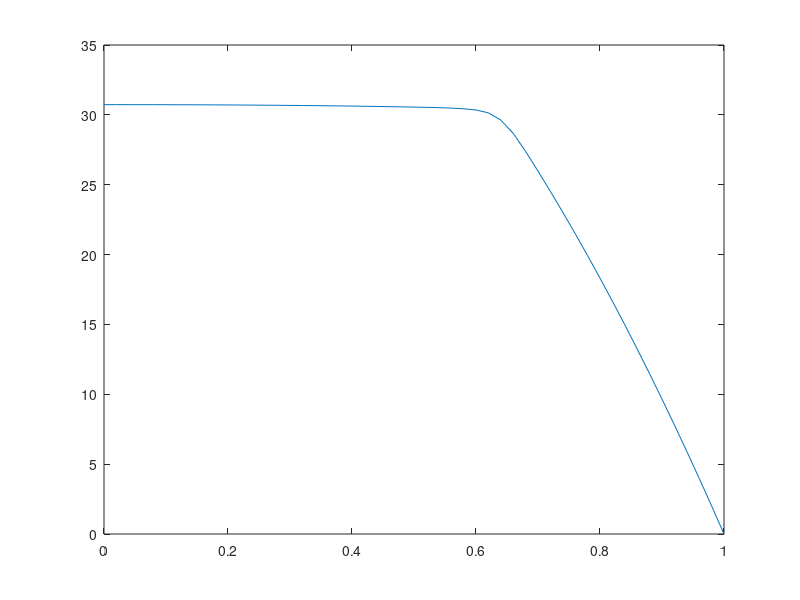

Here is the MATLAB script that generated this plot:
clf;
clear;
% Model parameters
% From paper
n = 20;  % Power law index
H_min = 0.0;  % Minimum hematocrit
H_t = 0.25;  % Tube hematorcrit
% Arbitrary
R1 = 25.0;  % Vessel radius
R2 = 0.7 * R1;  % RBC core radius
lambda = R2 / R1;  % Core thickness
h = 0.2 * R1;  % Minimum gap width
delta = h / R1;  % Dimensionless peripheral layer thickness
d = 0.0 * R1;  % Distance between two centers
epsilon = d / R1;  % Eccentricity

% Only axisymmetric
H_max = H_min + (H_t - H_min) * (n + 1) * (n + 2) / (n - 1) / (n - 2) /...
    lambda ^ 2;

if epsilon > 1 - lambda, error('Eccentricity too high'); end

nn = 101;  % Number of nodes in each direction
grid_vector = linspace(-1, 1, nn);  % -1 and 1 are normalized values
[x, z] = meshgrid(grid_vector);
r = sqrt(x.^2 + z.^2);  % Radial coordinates
H = ones(nn, nn) .* H_min;  % Hematrocrit distribution

for ii = 1 : nn
  for jj = 1 : nn
    if r(ii, jj) ~= 0
      rho = sqrt(epsilon^2 + r(ii, jj)^2 + 2 * r(ii, jj) * epsilon *...
          z(ii, jj) / r(ii, jj));
    else
      rho = sqrt(epsilon^2 + r(ii, jj)^2);
    end
    %% Non-Axisymmetric hematocrit distribution
    if rho < lambda
      rl = rho / lambda;  % For convenience
      H(ii, jj) = H_max - (H_max - H_min) * (0.5 * n * (n - 1) * rl^(n - 2) -...
          n * (n - 2) * rl^(n - 1) + 0.5 * (n - 1) * (n - 2) * rl^n);
    end
    %% Axisymmetric hematocrit distribution
    % if r(ii, jj) < 1 - delta
    %   H(ii, jj) = H_max - (H_max - H_min) * (0.5 * n * (n - 1) * (r(ii, jj) /...
    %   lambda)^(n - 2) - n * (n - 2) * (r(ii, jj) / lambda)^(n - 1) + 0.5 *...
    %   (n - 1) * (n - 2) * (r(ii, jj) / lambda) ^ n);
    % end
  end
end

% Parameters for RK4
fmin = 0;
fmax = 5000;
tau_wm = 1.4;  % dyne / cm^2, Characteristic wall shear stress
mu_p = 1.3;
% P_g = 2 * tau_wm * 1e-5 * 1e8 / R1;
P_g = 4;
I_e = 1.0;  % *
gamma_s = 1.0;  % *
% Model
k_0 = 0.275363 + 2 ./ (0.100158 + H);
k_inf = exp(1.3435 + H .* (-2.803 + H .* (2.711 - 0.6479 .* H)));
gamma_c = exp(-6.1508 + H .* (27.923 + H .* (-25.6 + 3.697 .* H)));

% k = (k_0 + k_inf .* sqrt(I_e ./ gamma_c)) ./ (1 + sqrt(I_e ./ gamma_c));  % *
% mu = mu_p ./ (1 - 0.5 .* k .* H) .^ 2;  % *
% tau_w = 8 .* mu .* gamma_s;  % *
mu_inf = mu_p ./ (1 - 0.5 .* k_inf .* H) .^ 2;
mu_inf_m = max(max(mu_inf));
Lambda = gamma_c .* ((1 - 0.5 .* k_0 .* H) ./ (1 - 0.5 .* k_inf .* H)) .^ 2;
tau_0 = mu_p .* gamma_c .* (0.5 .* H .* (k_0 - k_inf)) .^ 2 ./ (1 - 0.5 .*...
    k_inf .* H) .^ 4;
% alpha = (sqrt(tau_0) + sqrt(mu_inf .* Lambda)) ./ sqrt(lambda .* tau_w);
q = (sqrt(tau_0) - sqrt(mu_inf .* Lambda)) ./ (sqrt(tau_0) + sqrt(mu_inf .*...
    Lambda));
% C_r = sqrt(r - 2 .* alpha .* q .* sqrt(r) + alpha .^ 2);
% Arbitrary
h = 0.02;
R = 0 : h : 1;
incr = 1;
v = zeros(1, numel(R));
% for ii = numel(R) - 1 : -1 : 1
%   x_i = 51;
%   z_i = x_i + ii;
%   % Reverse sign when going from R1 to 0
%   mu_inf_i = mu_inf(z_i, x_i);
%   r_i = r(z_i, x_i);
%   alpha_i = alpha(z_i, x_i);
%   q_i = q(z_i, x_i);
%   C_r_i = C_r(z_i, x_i);
%   dvdr = @(r_i, x) P_g * R1 / 4 / mu_inf_i * (r_i - alpha_i * (1 + q_i) *...
%       sqrt(r_i) + alpha_i^2 + (sqrt(r_i) - alpha_i) * C_r_i);
%   k1 = h * dvdr(R(ii + incr), v(ii + incr));
%   k2 = h * dvdr(R(ii + incr) + h / 2, v(ii + incr) + k1 / 2);
%   k3 = h * dvdr(R(ii + incr) + h / 2, v(ii + incr) + k2 / 2);
%   k4 = h * dvdr(R(ii + incr) + h, v(ii + incr) + k3);
%   v(ii) = v(ii + incr) + (k1 + 2 * k2 + 2 * k3 + k4) / 6;
% end
for ii = numel(R) - 1 : -1 : 1
  x_i = 51;
  z_i = x_i + ii;
  % Model Parameters
  k_0_i = k_0(z_i, x_i);
  k_inf_i = k_inf(z_i, x_i);
  gamma_c_i = gamma_c(z_i, x_i);
  H_i = H(z_i, x_i);
  tau_0_i = tau_0(z_i, x_i);
  mu_inf_i = mu_inf(z_i, x_i);
  Lambda_i = Lambda(z_i, x_i);
  q_i = q(z_i, x_i);
  r_i = r(z_i, x_i);
  k = @(I_e) (k_0_i + k_inf_i * sqrt(I_e / gamma_c_i)) / (1 + sqrt(I_e /...
      gamma_c_i));  % *
  mu = @(I_e) mu_p / (1 - 0.5 * k(I_e) * H_i) ^ 2 / mu_inf_m;  % *
  tau_w = @(I_e) 8 * mu(I_e) * gamma_s;  % *
  alpha_i = @(I_e) (sqrt(tau_0_i) + sqrt(mu_inf_i * Lambda_i)) /...
      sqrt(lambda * tau_w(I_e));
  C_r_i = @(I_e) sqrt(r_i - 2 * alpha_i(I_e) * q_i * sqrt(r_i) +...
      alpha_i(I_e) ^ 2);
  % Reverse sign when going from R1 to 0
  r_i = r(z_i, x_i);
  dvdr = @(r_i, x) P_g * R1 / 4 / mu_inf_i * (r_i - alpha_i * (1 + q_i) *...
      sqrt(r_i) + alpha_i^2 + (sqrt(r_i) - alpha_i) * C_r_i);
  r1 = R(ii + incr);
  r2 = R(ii + incr) + h / 2;
  r3 = R(ii + incr) + h / 2;
  r4 = R(ii + incr) + h;
  dvdr1 = @(I_e) P_g * R1 / 4 / mu_inf_i * (r1 - alpha_i(I_e) * (1 + q_i) *...
      sqrt(r1) + alpha_i(I_e)^2 + (sqrt(r1) - alpha_i(I_e)) * C_r_i(I_e)) - I_e;
  dvdr2 = @(I_e) P_g * R1 / 4 / mu_inf_i * (r2 - alpha_i(I_e) * (1 + q_i) *...
      sqrt(r2) + alpha_i(I_e)^2 + (sqrt(r2) - alpha_i(I_e)) * C_r_i(I_e)) - I_e;
  dvdr3 = @(I_e) P_g * R1 / 4 / mu_inf_i * (r3 - alpha_i(I_e) * (1 + q_i) *...
      sqrt(r3) + alpha_i(I_e)^2 + (sqrt(r3) - alpha_i(I_e)) * C_r_i(I_e)) - I_e;
  dvdr4 = @(I_e) P_g * R1 / 4 / mu_inf_i * (r4 - alpha_i(I_e) * (1 + q_i) *...
      sqrt(r4) + alpha_i(I_e)^2 + (sqrt(r4) - alpha_i(I_e)) * C_r_i(I_e)) - I_e;
  k1 = h * fzero(dvdr1, [fmin fmax]);
  k2 = h * fzero(dvdr2, [fmin fmax]);
  k3 = h * fzero(dvdr3, [fmin fmax]);
  k4 = h * fzero(dvdr4, [fmin fmax]);
  % k1 = h * dvdr(R(ii + incr), v(ii + incr));
  % k2 = h * dvdr(R(ii + incr) + h / 2, v(ii + incr) + k1 / 2);
  % k3 = h * dvdr(R(ii + incr) + h / 2, v(ii + incr) + k2 / 2);
  % k4 = h * dvdr(R(ii + incr) + h, v(ii + incr) + k3);
  v(ii) = v(ii + incr) + (k1 + 2 * k2 + 2 * k3 + k4) / 6;
end

plot(R, v * tau_wm * R1 / 2 / mu_inf_m);

% mesh(x, z, H);
% xlabel('x');
% ylabel('z');
% zlabel('H');
% zlim([0 0.8]);
